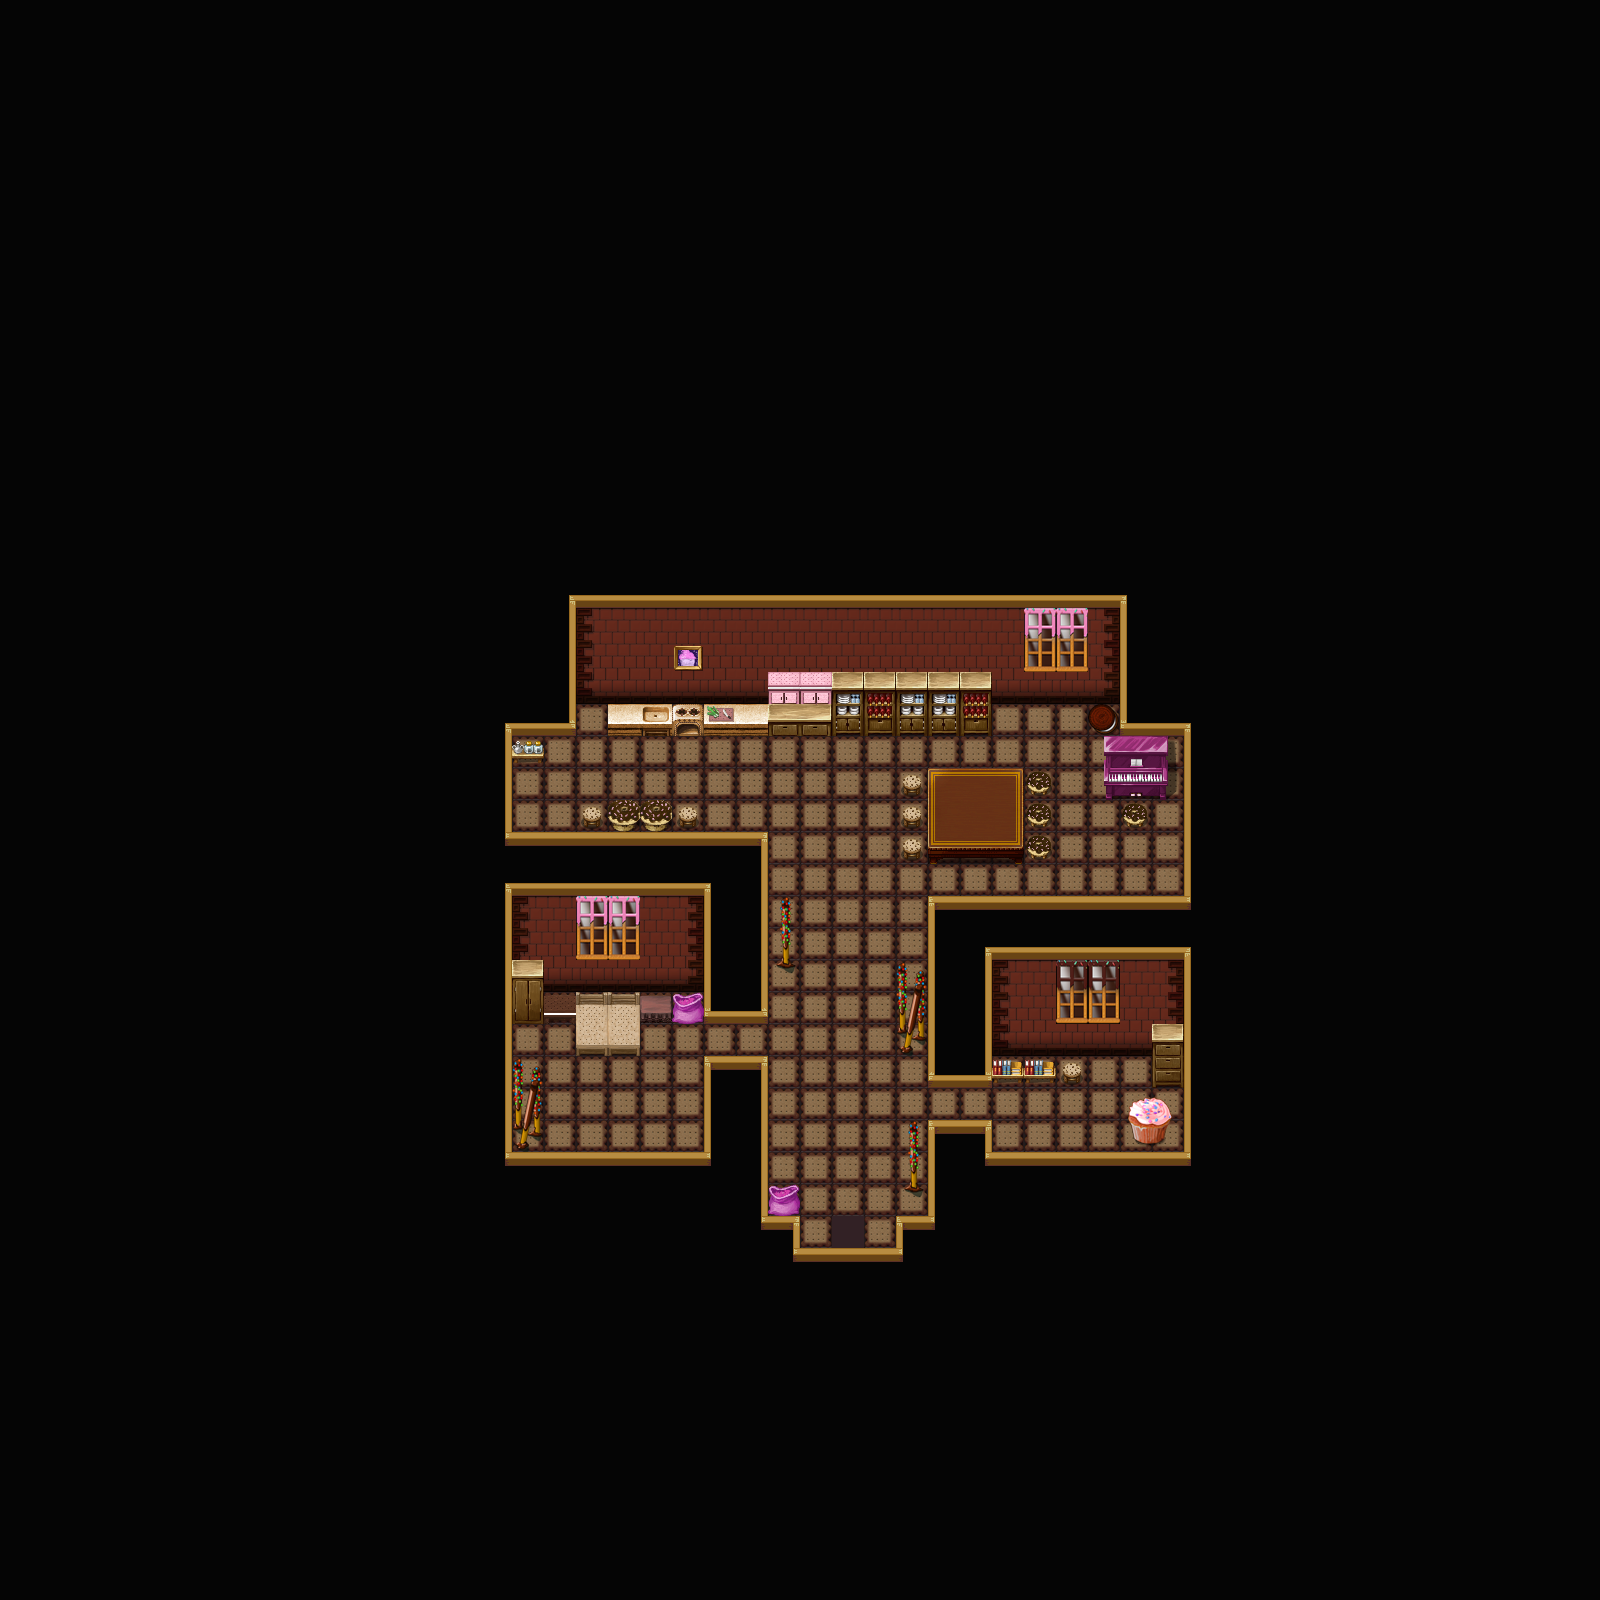

This is a level from a 2D game, rendered from its Tiled map with the project's own tilesets. A one-line summary and the map file follow, with tile-layer data summarised:
An orthogonal 50x50 tile map with 32x32 px tiles, 4 tile layers (Ground, CollisionLayer, Door, Misc), 11 tilesets.

<map version="1.2" tiledversion="1.2.2" orientation="orthogonal" renderorder="right-down" width="50" height="50" tilewidth="32" tileheight="32" infinite="0" nextlayerid="5" nextobjectid="1">
 <tileset firstgid="1" source="Resources/InteriorTilesRoomVariantRed.tsx" />
 <tileset firstgid="1025" source="../../TropicalWorld/Resources/Tiles5.tsx" />
 <tileset firstgid="1515" source="Resources/Floor.tsx" />
 <tileset firstgid="1675" source="Resources/CandyLandTiles4.tsx" />
 <tileset firstgid="2203" source="Resources/CandyFlooring.tsx" />
 <tileset firstgid="2207" source="Resources/Classic Interior Objects.tsx" />
 <tileset firstgid="3231" source="Resources/CandyLandDecorTiles2.tsx" />
 <tileset firstgid="3487" source="Resources/CandyWindow2.tsx" />
 <tileset firstgid="3489" source="Resources/CandyWindow1.tsx" />
 <tileset firstgid="3491" source="Resources/CandyLandTiles3.tsx" />
 <tileset firstgid="3923" source="../../HomeWorld/Resources/Tiles5.tsx" />
 <layer id="1" name="Ground" width="50" height="50">
  <data>[2500 cells, 236 non-empty, 2 distinct tile ids]</data>
 </layer>
 <layer id="2" name="CollisionLayer" width="50" height="50">
  <data>[2500 cells, 2436 non-empty, 2 distinct tile ids]</data>
 </layer>
 <layer id="3" name="Door" width="50" height="50">
  <data>[2500 cells, 1 non-empty, 1 distinct tile ids]</data>
 </layer>
 <layer id="4" name="Misc" width="50" height="50">
  <data>[2500 cells, 2358 non-empty, 87 distinct tile ids]</data>
 </layer>
</map>
